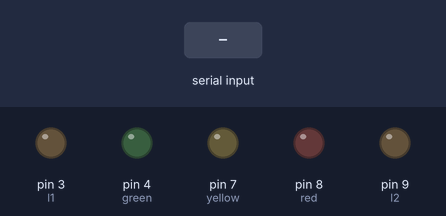
Bench run of a sketch on a simulated Arduino Uno, built with avr-gcc and run on an emulated ATmega328P. Shown: output pins drawn as LEDs (lit = HIGH). Inputs (shaded band) come from the test bench. Pins used as bus, display or sensor lines are not drawn; what the sketch prints to the serial monitor is not drawn.

Above: at 1.2 s.
1.3 s: "f" received over the second serial link
At 1.9 s:
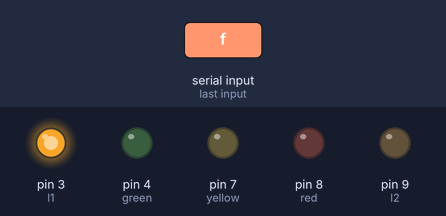
3.5 s: "b" received over the second serial link
At 5.1 s:
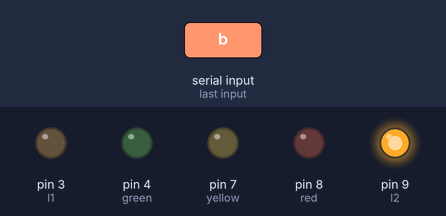
6.5 s: "1" received over the second serial link
At 7.1 s:
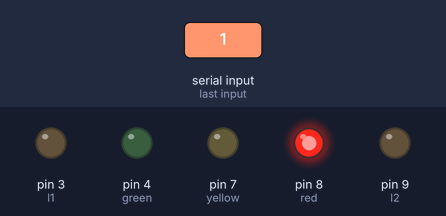
8.0 s: "2" received over the second serial link
At 10.6 s:
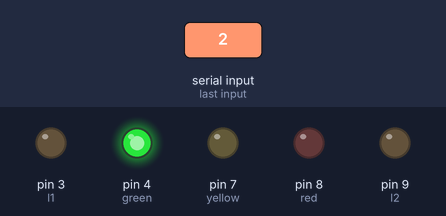
11.0 s: "3" received over the second serial link
At 12.9 s:
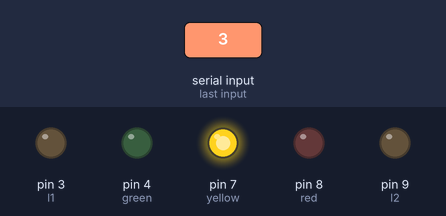
Timing chart, 0 to 19.0 s (numbered marks = the images above; inputs shaded):
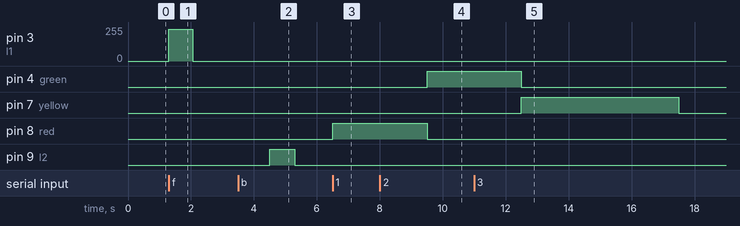

The sketch:

pixelate_bot.ino
```cpp
#include <SoftwareSerial.h>

SoftwareSerial abc(5,6);


  #define l1 3
  #define l2 9
  #define r1 10
  #define r2 11
  #define red 8
  #define green 4
  #define yellow 7

  #define delay_90_l 455
  #define delay_90_r 485
  #define delay_180 800
  #define delay_forward 750
  #define left_speed 240
  #define right_speed 240
  #define turn_left 255
  #define turn_right 255

void setup() {
  // put your setup code here, to run once:

  abc.begin(9600);
  Serial.begin(9600);

  pinMode(l1, OUTPUT);
  pinMode(l2, OUTPUT);
  pinMode(r1, OUTPUT);
  pinMode(r2, OUTPUT);
  pinMode(red, OUTPUT);
  pinMode(green, OUTPUT);
  pinMode(yellow, OUTPUT);

}

void loop() {
  // put your main code here, to run repeatedly:
  if (abc.available()) {
    char cmd = abc.read();
    if (cmd=='f') {
      Serial.println('f');
      moveForward();
    } else if (cmd=='b') {
      Serial.println('b');
      turnBack();
    } else if (cmd=='r') {
      turnRight();
    } else if (cmd=='l') {
      turnLeft();
    } else if (cmd=='1') {
      redLed();
    } else if (cmd=='2') {
      greenLed();
    } else if (cmd=='3') {
      yellowLed();
    } else {
      digitalWrite(l1, LOW);
      digitalWrite(r1, LOW);
      digitalWrite(l2, LOW);
      digitalWrite(r2, LOW);
      digitalWrite(red, LOW);
      digitalWrite(green, LOW);
      digitalWrite(yellow, LOW);
    }
  }
}

void moveForward() {
  analogWrite(l1, left_speed);
  analogWrite(r1, right_speed);
  digitalWrite(l2, LOW);
  digitalWrite(r2, LOW);
  Serial.write('O');
  delay(delay_forward);
  Serial.write('K');
  abc.write('K');
  bot_stop();
}

void turnRight() {
  delay(1000);
  analogWrite(l1, turn_left);
  digitalWrite(r1, LOW);
  digitalWrite(l2, LOW);
  analogWrite(r2, turn_right);
  delay(delay_90_r);
  abc.write('K');
  bot_stop();
}

void turnLeft() {
  delay(1000);
  digitalWrite(l1, LOW);
  analogWrite(r1, turn_right);
  analogWrite(l2, turn_left);
  digitalWrite(r2, LOW);
  delay(delay_90_l);
  abc.write('K');
  bot_stop();
}

void turnBack() {
  delay(1000);
  digitalWrite(l1, LOW);
  analogWrite(r1, turn_right);
  analogWrite(l2, turn_left);
  digitalWrite(r2, LOW);
  delay(delay_180);
  abc.write('K');
  bot_stop();
}

void redLed() {
  digitalWrite(red, HIGH);
  delay(3000);
  digitalWrite(red, LOW);
  abc.write('K');
  Serial.write('O');
}

void greenLed() {
  digitalWrite(green, HIGH);
  delay(3000);
  digitalWrite(green, LOW);
  abc.write('K');
}

void yellowLed() {
  digitalWrite(yellow, HIGH);
  delay(5000);
  digitalWrite(yellow, LOW);
  abc.write('K');
}

void bot_stop() {
  digitalWrite(l1, LOW);
  analogWrite(r1, 0);
  analogWrite(l2, 0);
  digitalWrite(r2, LOW);
}
```

Measured:
- after the input at 1.3 s, pin 3 (l1): 0/255 → 240/255 at once, → 0/255 0.75 s later
- after the input at 3.5 s, pin 9 (l2): LOW → HIGH after 1.0 s, → LOW 0.80 s later
- after the input at 6.5 s, pin 8 (red): LOW → HIGH at once
- after the input at 8.0 s, pin 4 (green): LOW → HIGH after 1.5 s
- after the input at 11.0 s, pin 7 (yellow): LOW → HIGH after 1.5 s, → LOW 5.0 s later
